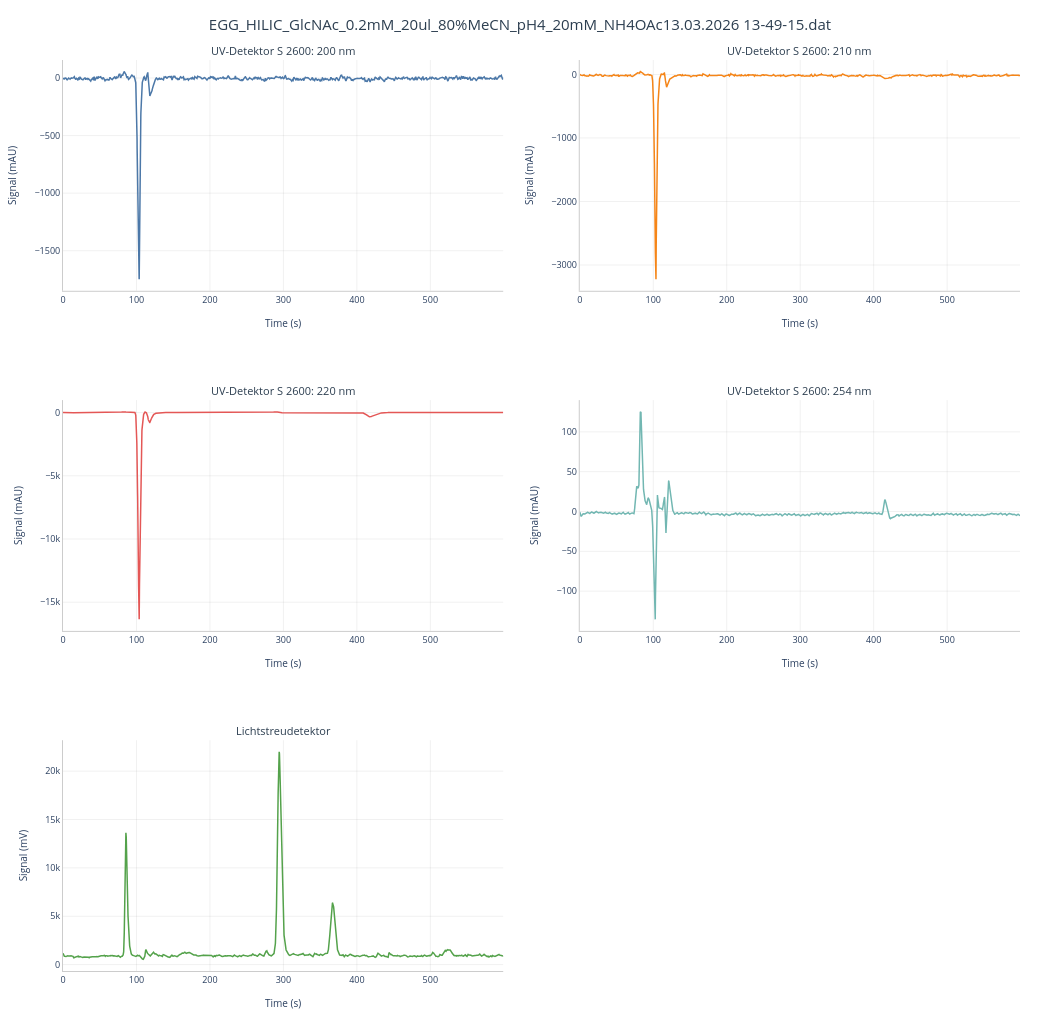

This figure's notebook cell:
### Code cell
HPLC.load("./data/EGG_HILIC_GlcNAc_0.2mM_20ul_80%MeCN_pH4_20mM_NH4OAc13.03.2026 13-49-15.dat").display().detect_peaks().display()

### Figure 1 — Plotly figure (JSON) as saved in the notebook; plotly's stock layout.template omitted (floating-point values rounded to 4 significant figures; data arrays with more than 128 entries replaced by an {"elided": "..."} marker saying what was removed)
{"data": [{"hovertemplate": "<b>UV-Detektor S 2600: 200 nm</b><br>Time: %{x:.3f} s<br>Signal: %{y:.2f} mAU<extra></extra>", "line": {"color": "#4C78A8", "width": 1.5}, "mode": "lines", "name": "UV-Detektor S 2600: 200 nm", "showlegend": false, "type": "scatter", "x": {"elided": "5992 float values"}, "xaxis": "x", "y": {"elided": "5992 float values"}, "yaxis": "y"}, {"hovertemplate": "<b>UV-Detektor S 2600: 210 nm</b><br>Time: %{x:.3f} s<br>Signal: %{y:.2f} mAU<extra></extra>", "line": {"color": "#F58518", "width": 1.5}, "mode": "lines", "name": "UV-Detektor S 2600: 210 nm", "showlegend": false, "type": "scatter", "x": {"elided": "5992 float values"}, "xaxis": "x2", "y": {"elided": "5992 float values"}, "yaxis": "y2"}, {"hovertemplate": "<b>UV-Detektor S 2600: 220 nm</b><br>Time: %{x:.3f} s<br>Signal: %{y:.2f} mAU<extra></extra>", "line": {"color": "#E45756", "width": 1.5}, "mode": "lines", "name": "UV-Detektor S 2600: 220 nm", "showlegend": false, "type": "scatter", "x": {"elided": "5992 float values"}, "xaxis": "x3", "y": {"elided": "5992 float values"}, "yaxis": "y3"}, {"hovertemplate": "<b>UV-Detektor S 2600: 254 nm</b><br>Time: %{x:.3f} s<br>Signal: %{y:.2f} mAU<extra></extra>", "line": {"color": "#72B7B2", "width": 1.5}, "mode": "lines", "name": "UV-Detektor S 2600: 254 nm", "showlegend": false, "type": "scatter", "x": {"elided": "5992 float values"}, "xaxis": "x4", "y": {"elided": "5992 float values"}, "yaxis": "y4"}, {"hovertemplate": "<b>Lichtstreudetektor</b><br>Time: %{x:.3f} s<br>Signal: %{y:.2f} mV<extra></extra>", "line": {"color": "#54A24B", "width": 1.5}, "mode": "lines", "name": "Lichtstreudetektor", "showlegend": false, "type": "scatter", "x": {"elided": "5992 float values"}, "xaxis": "x5", "y": {"elided": "5992 float values"}, "yaxis": "y5"}], "layout": {"annotations": [{"font": {"color": "#2c3e50", "size": 11}, "showarrow": false, "text": "UV-Detektor S 2600: 200 nm", "x": 0.23, "xanchor": "center", "xref": "paper", "y": 1, "yanchor": "bottom", "yref": "paper"}, {"font": {"color": "#2c3e50", "size": 11}, "showarrow": false, "text": "UV-Detektor S 2600: 210 nm", "x": 0.77, "xanchor": "center", "xref": "paper", "y": 1, "yanchor": "bottom", "yref": "paper"}, {"font": {"color": "#2c3e50", "size": 11}, "showarrow": false, "text": "UV-Detektor S 2600: 220 nm", "x": 0.23, "xanchor": "center", "xref": "paper", "y": 0.6267, "yanchor": "bottom", "yref": "paper"}, {"font": {"color": "#2c3e50", "size": 11}, "showarrow": false, "text": "UV-Detektor S 2600: 254 nm", "x": 0.77, "xanchor": "center", "xref": "paper", "y": 0.6267, "yanchor": "bottom", "yref": "paper"}, {"font": {"color": "#2c3e50", "size": 11}, "showarrow": false, "text": "Lichtstreudetektor", "x": 0.23, "xanchor": "center", "xref": "paper", "y": 0.2533, "yanchor": "bottom", "yref": "paper"}], "height": 1020, "hovermode": "x unified", "margin": {"b": 45, "l": 55, "r": 20, "t": 60}, "paper_bgcolor": "white", "plot_bgcolor": "white", "title": {"font": {"color": "#2c3e50", "size": 15}, "text": "EGG_HILIC_GlcNAc_0.2mM_20ul_80%MeCN_pH4_20mM_NH4OAc13.03.2026 13-49-15.dat", "x": 0.5}, "width": 1040, "xaxis": {"anchor": "y", "domain": [0, 0.46], "gridcolor": "rgba(0,0,0,0.06)", "linecolor": "#ccc", "linewidth": 1, "showgrid": true, "tickfont": {"size": 9}, "title": {"font": {"size": 10}, "text": "Time (s)"}, "zeroline": false}, "xaxis2": {"anchor": "y2", "domain": [0.54, 1], "gridcolor": "rgba(0,0,0,0.06)", "linecolor": "#ccc", "linewidth": 1, "showgrid": true, "tickfont": {"size": 9}, "title": {"font": {"size": 10}, "text": "Time (s)"}, "zeroline": false}, "xaxis3": {"anchor": "y3", "domain": [0, 0.46], "gridcolor": "rgba(0,0,0,0.06)", "linecolor": "#ccc", "linewidth": 1, "showgrid": true, "tickfont": {"size": 9}, "title": {"font": {"size": 10}, "text": "Time (s)"}, "zeroline": false}, "xaxis4": {"anchor": "y4", "domain": [0.54, 1], "gridcolor": "rgba(0,0,0,0.06)", "linecolor": "#ccc", "linewidth": 1, "showgrid": true, "tickfont": {"size": 9}, "title": {"font": {"size": 10}, "text": "Time (s)"}, "zeroline": false}, "xaxis5": {"anchor": "y5", "domain": [0, 0.46], "gridcolor": "rgba(0,0,0,0.06)", "linecolor": "#ccc", "linewidth": 1, "showgrid": true, "tickfont": {"size": 9}, "title": {"font": {"size": 10}, "text": "Time (s)"}, "zeroline": false}, "xaxis6": {"anchor": "y6", "domain": [0.54, 1]}, "yaxis": {"anchor": "x", "domain": [0.7467, 1], "gridcolor": "rgba(0,0,0,0.06)", "linecolor": "#ccc", "linewidth": 1, "showgrid": true, "tickfont": {"size": 9}, "title": {"font": {"size": 10}, "text": "Signal (mAU)"}, "zeroline": false}, "yaxis2": {"anchor": "x2", "domain": [0.7467, 1], "gridcolor": "rgba(0,0,0,0.06)", "linecolor": "#ccc", "linewidth": 1, "showgrid": true, "tickfont": {"size": 9}, "title": {"font": {"size": 10}, "text": "Signal (mAU)"}, "zeroline": false}, "yaxis3": {"anchor": "x3", "domain": [0.3733, 0.6267], "gridcolor": "rgba(0,0,0,0.06)", "linecolor": "#ccc", "linewidth": 1, "showgrid": true, "tickfont": {"size": 9}, "title": {"font": {"size": 10}, "text": "Signal (mAU)"}, "zeroline": false}, "yaxis4": {"anchor": "x4", "domain": [0.3733, 0.6267], "gridcolor": "rgba(0,0,0,0.06)", "linecolor": "#ccc", "linewidth": 1, "showgrid": true, "tickfont": {"size": 9}, "title": {"font": {"size": 10}, "text": "Signal (mAU)"}, "zeroline": false}, "yaxis5": {"anchor": "x5", "domain": [0, 0.2533], "gridcolor": "rgba(0,0,0,0.06)", "linecolor": "#ccc", "linewidth": 1, "showgrid": true, "tickfont": {"size": 9}, "title": {"font": {"size": 10}, "text": "Signal (mV)"}, "zeroline": false}, "yaxis6": {"anchor": "x6", "domain": [0, 0.2533]}}}
